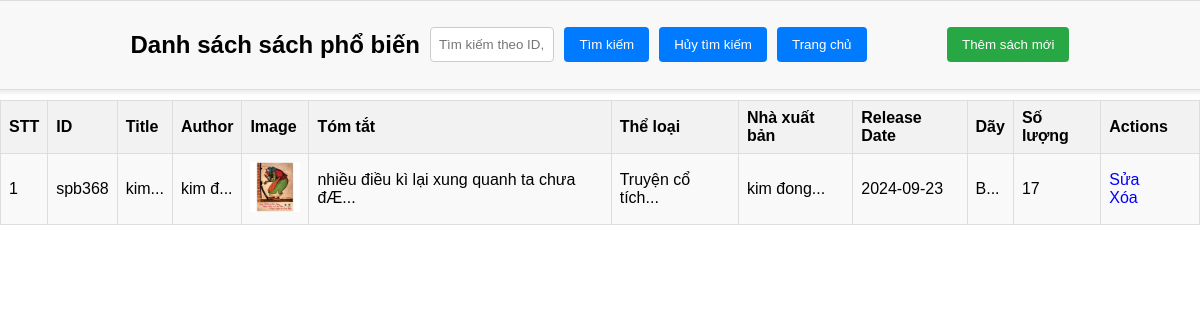
Screenshot of /admin/sachphobien/dulieutrangchu-sachphobien.php with the database file from the repository.
### tables this page shows
CREATE TABLE IF NOT EXISTS `popular_books` (
  `id` varchar(6) NOT NULL,
  `title` varchar(255) NOT NULL,
  `author` varchar(255) NOT NULL,
  `image_path` varchar(255) NOT NULL,
  `release_date` date NOT NULL,
  `so_luong` int DEFAULT '0',
  `tomtat` text,
  `Day` varchar(50) DEFAULT NULL,
  `theloai` varchar(255) NOT NULL,
  `publisher` varchar(255) NOT NULL,
  PRIMARY KEY (`id`)
);

### admin/sachphobien/dulieutrangchu-sachphobien.php (the view, shortened to what this page needs)
<?php
$conn = new mysqli('localhost', 'root', '', 'library');
$search = '';
if (isset($_GET['search'])) {
    $search = $_GET['search'];
    $sql = "SELECT id, title, author, image_path,tomtat,theloai,publisher, release_date, Day, so_luong FROM popular_books WHERE id LIKE '%$search%' OR title LIKE '%$search%' OR author LIKE '%$search%' OR theloai LIKE '%$search%' OR publisher LIKE '%$search%'";
} else {
    $sql = "SELECT id, title, author, image_path,tomtat,theloai,publisher, release_date, Day, so_luong FROM popular_books";
}
$result = $conn->query($sql);
?>
<!DOCTYPE html>
<html lang="vi">
<head>
    <link rel="stylesheet" href="../css/dulieu.css">
    <link rel="stylesheet" href="../css/dulieu_search.css">
</head>
<body>
    <div class="fixed-menu">
        <h2>Danh sách sách phổ biến</h2>
        <form method="get" action="dulieutrangchu-sachphobien.php">
            <input style="width:21%;" type="text" name="search" placeholder="Tìm kiếm theo ID, tên sách, tác giả, thể loại, nhà xuất bản" value="<?php echo $search; ?>">
            <input type="submit" value="Tìm kiếm">
            <input type="button" value="Hủy tìm kiếm" onclick="window.history.back();">
            <input type="button" value="Trang chủ" onclick="window.location.href='../home_admin.php';">
        </form>
        <a href="add_book-sachphobien.php"><input type="button" value="Thêm sách mới"></a>
    </div>
    <table class="bang">
    <tr>
        <th>STT</th>
        <th>ID</th>
        <th>Title</th>
        <th>Author</th>
        <th>Image</th>
        <th>Tóm tắt</th>
        <th>Thể loại</th>
        <th>Nhà xuất bản</th>
        <th>Release Date</th>
        <th>Dãy</th>
        <th>Số lượng</th>
        <th>Actions</th>
    </tr>
    <?php
    if ($result->num_rows > 0) {
        $stt = 1;
        while($row = $result->fetch_assoc()) {
            echo "<tr>";
            echo "<td>" . $stt . "</td>";
            echo "<td>" . $row["id"] . "</td>";
            echo '<td>';
            if ($row["title"] !== null) {
                echo '<span data-toggle="tooltip" title="' . htmlspecialchars($row["title"]) . '">' . substr($row["title"], 0, 30) . '...</span>';
            } else {
                echo 'Null';
            }
            echo '</td>';
            echo '<td>';
            if ($row["author"] !== null) {
                echo '<span data-toggle="tooltip" title="' . htmlspecialchars($row["author"]) . '">' . substr($row["author"], 0, 6) . '...</span>';
            } else {
                echo 'Null';
            }
            echo '</td>';
            echo "<td><img src='../images/" . $row["image_path"] . "' alt='Book Image' width='50'></td>";
            echo '<td>';
            if ($row["tomtat"] !== null) {
                echo '<span data-toggle="tooltip" title="' . htmlspecialchars($row["tomtat"]) . '">' . substr($row["tomtat"], 0, 50) . '...</span>';
            } else {
                echo 'Không có mô tả';
            }
            echo '</td>';
           echo '<td>';
           if ($row["theloai"] !== null) {
               echo '<span data-toggle="tooltip" title="' . htmlspecialchars($row["theloai"]) . '">' . substr($row["theloai"], 0, 20) . '...</span>';
           } else {
               echo 'Null';
           }
           echo '</td>';
          echo '<td>';
          if ($row["publisher"] !== null) {
              echo '<span data-toggle="tooltip" title="' . htmlspecialchars($row["publisher"]) . '">' . substr($row["publisher"], 0, 20) . '...</span>';
          } else {
              echo 'Null';
          }
          echo '</td>';
            echo "<td>" . $row["release_date"] . "</td>";
            echo '<td>';
            if ($row["Day"] !== null) {
                echo '<span data-toggle="tooltip" title="' . htmlspecialchars($row["Day"]) . '">' . substr($row["Day"], 0, 20) . '...</span>';
            } else {
                echo 'Null';
            }
            echo '</td>';
            echo "<td>" . $row["so_luong"] . "</td>";
            echo "<td class='action-links'>
                    <a href='edit_book-sachphobien.php?id=" . $row["id"] . "'>Sửa</a>
                    <a href='delete_book-sachphobien.php?id=" . $row["id"] . "' onclick='return confirm(\"Bạn có chắc chắn muốn xóa sách này?\")'>Xóa</a>
                  </td>";
            echo "</tr>";
            $stt++;
        }
    } else {
        echo "<tr><td colspan='9'>Không có dữ liệu</td></tr>";
    }
    ?>
</table>
</body>
</html>

### admin/css/dulieu.css (style rules this page uses)
table { width: 100%; border-collapse: collapse; }
th, td { border: 1px solid #ddd; padding: 8px; }
th { background-color: #f2f2f2; text-align: left; }
tr:nth-child(even) { background-color: #f9f9f9; }
.action-links a { margin-right: 10px; text-decoration: none; color: blue; cursor: pointer; }

### admin/css/dulieu_search.css (style rules this page uses)
body { margin: 0; font-family: Arial, sans-serif; }
.fixed-menu { width: 100%; position: fixed; top: 0; left: 50%; transform: translateX(-50%); padding: 10px; background-color: #f8f8f8; border: 1px solid #ddd; border-radius: 5px; box-shadow: 0 2px 5px rgba(0, 0, 0, 0.1); z-index: 1000; display: flex; justify-content: center; gap: 10px; align-items: center; }
.fixed-menu form { display: flex; gap: 10px; margin: 0; }
.fixed-menu input[type="text"] { padding: 8px; border: 1px solid #ccc; border-radius: 4px; }
.fixed-menu input[type="submit"], .fixed-menu input[type="button"] { padding: 10px 15px; border: none; border-radius: 4px; background-color: #007bff; color: white; cursor: pointer; }
.fixed-menu a { text-decoration: none; }
.fixed-menu a input[type="button"] { background-color: #28a745; }
.bang { margin-top: 100px; padding: 20px; }

### rows the page displays
popular_books: id "spb368", title "kim", author "kim đ", image_path (picture), tomtat "nhiều điều kì lại xung quanh ta chưa đÆ", theloai "Truyện cổ tích", publisher "kim đong", release_date "2024-09-23", Day "B", so_luong "17"
